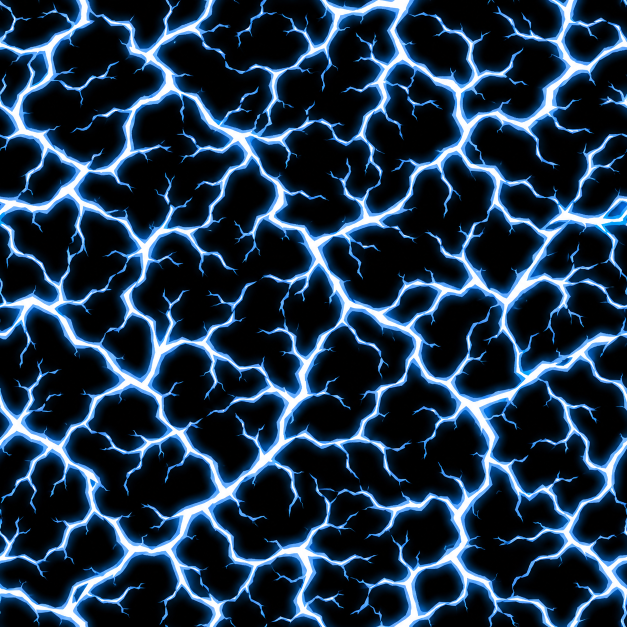
#> input picture unprocessed_images/vfx/1A3229F2-50F4-456A-93FA-D2697D924AEB.png, 1254 x 1254 px, given in place of fx_flame_shapes.png, which was not available (shown at 1/2 size)
$ python vfx_prep.py
#> lines starting #> are read from the running program, lines starting #| are printed output that depends on the picture; pictures that were not available may be replaced by others from this repository, and a replacement may not be noted
"""Prepares the owner's VFX textures (unprocessed_images/vfx/) for the game (docs/art/VFX_REQUESTS.md).

Each upload is on pure black; the game needs transparency. Per kind:
- glow (flames, explosion fireballs, sparks, lightning): alpha = the brightest channel, colour un-premultiplied
  (so additive or alpha blending gives the uploaded look on any background);
- mask (smoke puffs, scorch mark): greyscale; alpha = luminance; colour white (the engine tints it);
- cutout (debris chunks): solid objects; alpha = a soft threshold on brightness, colour kept;
- noise (fire noise, electric noise): greyscale, made seamless by offset-and-blend, no alpha.
Sizes: sheets 1024 px, noise 512 px. Writes assets/textures/vfx/<id>.png and prints each sha256.
Phase 2 uploads came in other layouts (1536 x 1024, four in a row): GRIDS names each one's layout; its variants
are cut out, each trimmed to its content and centred in a cell of a square 2 x 2 sheet (or the whole square, for a
single image). GAIN raises a mask's alpha (thin grey wisps that would otherwise be too faint).

Run from the repo root: python3 -I scripts/assets/vfx_prep.py   (needs Pillow and numpy)
"""

import hashlib
import os
import sys

import numpy as np
from PIL import Image

SRC = "unprocessed_images/vfx"
OUT = "assets/textures/vfx"
SHEET_PX = 1024
NOISE_PX = 512
KINDS = {
    "fx_flame_shapes": "glow",
    "fx_explosion_burst": "glow",
    "fx_spark_shapes": "glow",
    "fx_lightning_bolts": "glow",
    "fx_smoke_puffs": "mask",
    "fx_scorch_mark": "mask",
    "fx_debris_chunks": "cutout",
    "fx_fire_noise": "noise",
    "fx_electric_noise": "noise",
    # Phase 2 (frost, venom, void, bleed).
    "fx_frost_mark": "mask",
    "fx_frost_burst": "mask",
    "fx_liquid_splash": "mask",
    "fx_splatter_mark": "mask",
    "fx_bubbles": "mask",
    "fx_void_tendrils": "mask",
    "fx_void_rift": "glow",
    "fx_void_noise": "noise",
}
## The upload's layout (columns, rows) for the phase 2 sheets that are re-gridded; (1, 1) = one image, centred.
GRIDS = {
    "fx_frost_mark": (1, 1),
    "fx_frost_burst": (1, 1),
    "fx_liquid_splash": (2, 2),
    "fx_splatter_mark": (2, 2),
    "fx_bubbles": (2, 2),
    "fx_void_tendrils": (2, 2),
    "fx_void_rift": (4, 1),
}
GAIN = {"fx_void_tendrils": 1.7}
## Margin round each re-gridded variant, as a share of its cell.
MARGIN = 0.06


def glow(rgb: np.ndarray) -> np.ndarray:
    a = rgb.max(axis=2, keepdims=True)
    colour = np.where(a > 1e-3, rgb / np.maximum(a, 1e-3), 0.0)
    return np.concatenate([colour, a], axis=2)


# [65 lines left out: functions mask, cutout, seamless, _span, _trim, regrid, not called in this run]


def main() -> int:
    os.makedirs(OUT, exist_ok=True)
    for vid, kind in KINDS.items():
        src = Image.open(os.path.join(SRC, vid + ".png")).convert("RGB")
#> src is the input picture: PIL image 1254x1254 RGB; mean R, G, B 31.3, 52.6, 74.7
        px = NOISE_PX if kind == "noise" else SHEET_PX
        if vid in GRIDS:
            src = regrid(src, GRIDS[vid][0], GRIDS[vid][1], px)
        rgb = np.asarray(src.resize((px, px), Image.LANCZOS)).astype(float) / 255.0
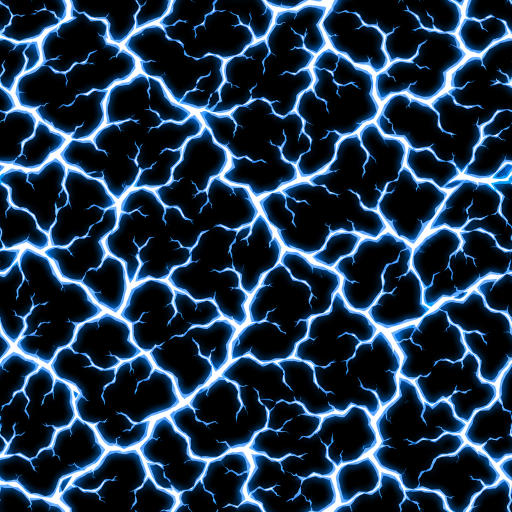
#> rgb: shape (1024, 1024, 3) float64 (shown at 1/2 size); mean R, G, B 0.123, 0.206, 0.293
        if kind == "noise":
            out = seamless(rgb.mean(axis=2, keepdims=True).repeat(3, axis=2))
            img = Image.fromarray((np.clip(out, 0, 1) * 255).round().astype(np.uint8), "RGB")
        else:
            if kind == "mask":
                out = mask(rgb, GAIN.get(vid, 1.15))
            else:
                out = {"glow": glow, "cutout": cutout}[kind](rgb)
#> in glow, `a = rgb.max(axis=2, keepdims=True)`:
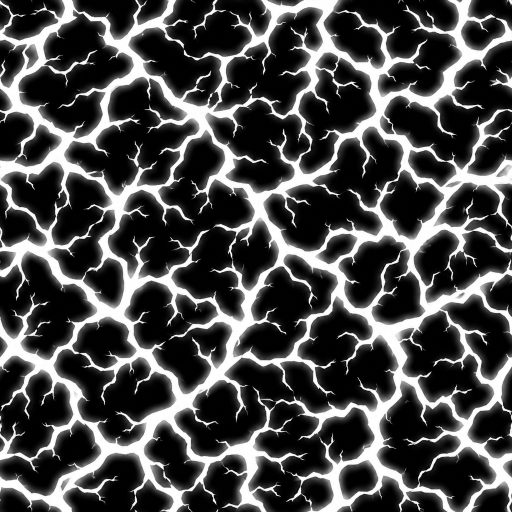
#> a: shape (1024, 1024, 1) float64 (shown at 1/2 size); min 0, max 1, mean 0.293
#> in glow, `colour = np.where(a > 1e-3, rgb / np.maximum(a, 1e-3), 0.0)`:
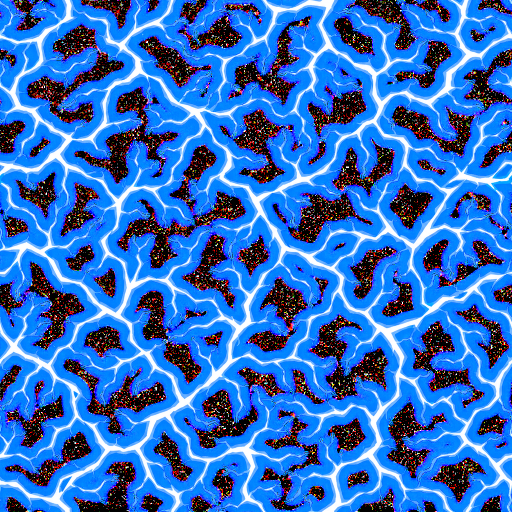
#> colour: shape (1024, 1024, 3) float64 (shown at 1/2 size); mean R, G, B 0.195, 0.437, 0.764
#> in glow, `return np.concatenate([colour, a], axis=2)`:
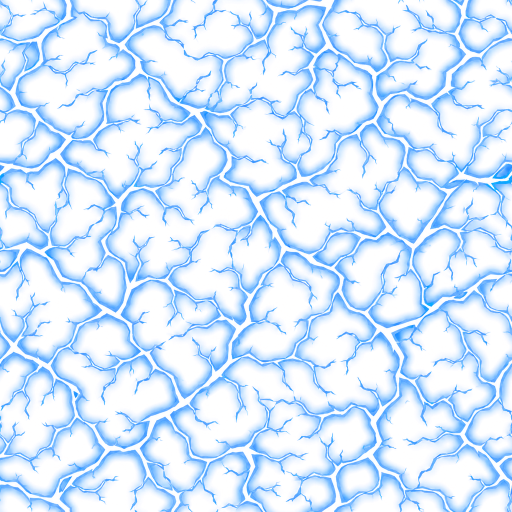
#> returned value: shape (1024, 1024, 4) float64 (shown at 1/2 size); mean of channels 0, 1, 2, 3 0.195, 0.437, 0.764, 0.293; transparent parts drawn white
            img = Image.fromarray((np.clip(out, 0, 1) * 255).round().astype(np.uint8), "RGBA")
        path = os.path.join(OUT, vid + ".png")
        img.save(path)
        print("%s  %8d  %s" % (hashlib.sha256(open(path, "rb").read()).hexdigest(), os.path.getsize(path), path))
#> pass 2 of the loop in main, `for vid, kind in KINDS.items():`:
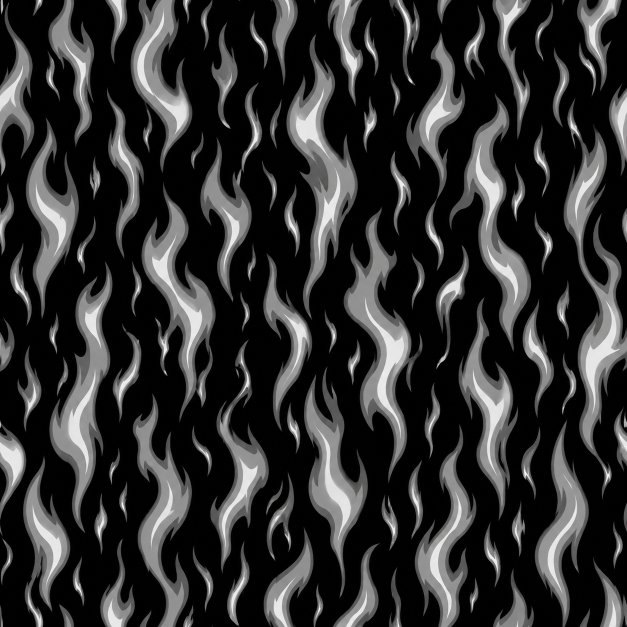
#> input picture unprocessed_images/vfx/B35BAE2F-2057-4C95-A10A-D2CD2C821059.png, 1254 x 1254 px, given in place of fx_explosion_burst.png, which was not available (shown at 1/2 size)
#> in main, src is the input picture: PIL image 1254x1254 RGB; mean R, G, B 48.2, 48, 48
#> in glow (call 2), `colour = np.where(a > 1e-3, rgb / np.maximum(a, 1e-3), 0.0)`:
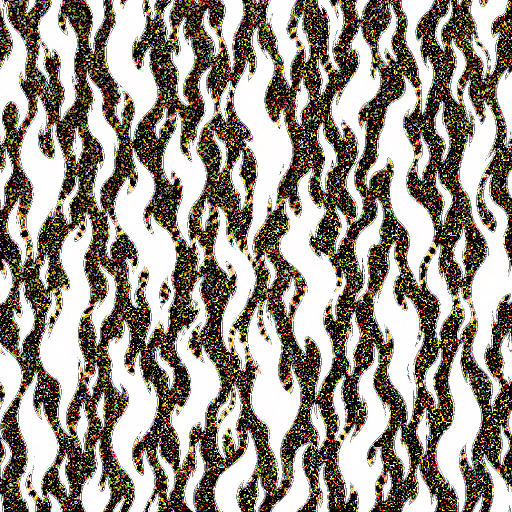
#> colour: shape (1024, 1024, 3) float64 (shown at 1/2 size); mean R, G, B 0.592, 0.56, 0.512
    return 0


if __name__ == "__main__":
#> (the run stopped early here; a loop or call above may not have finished)
